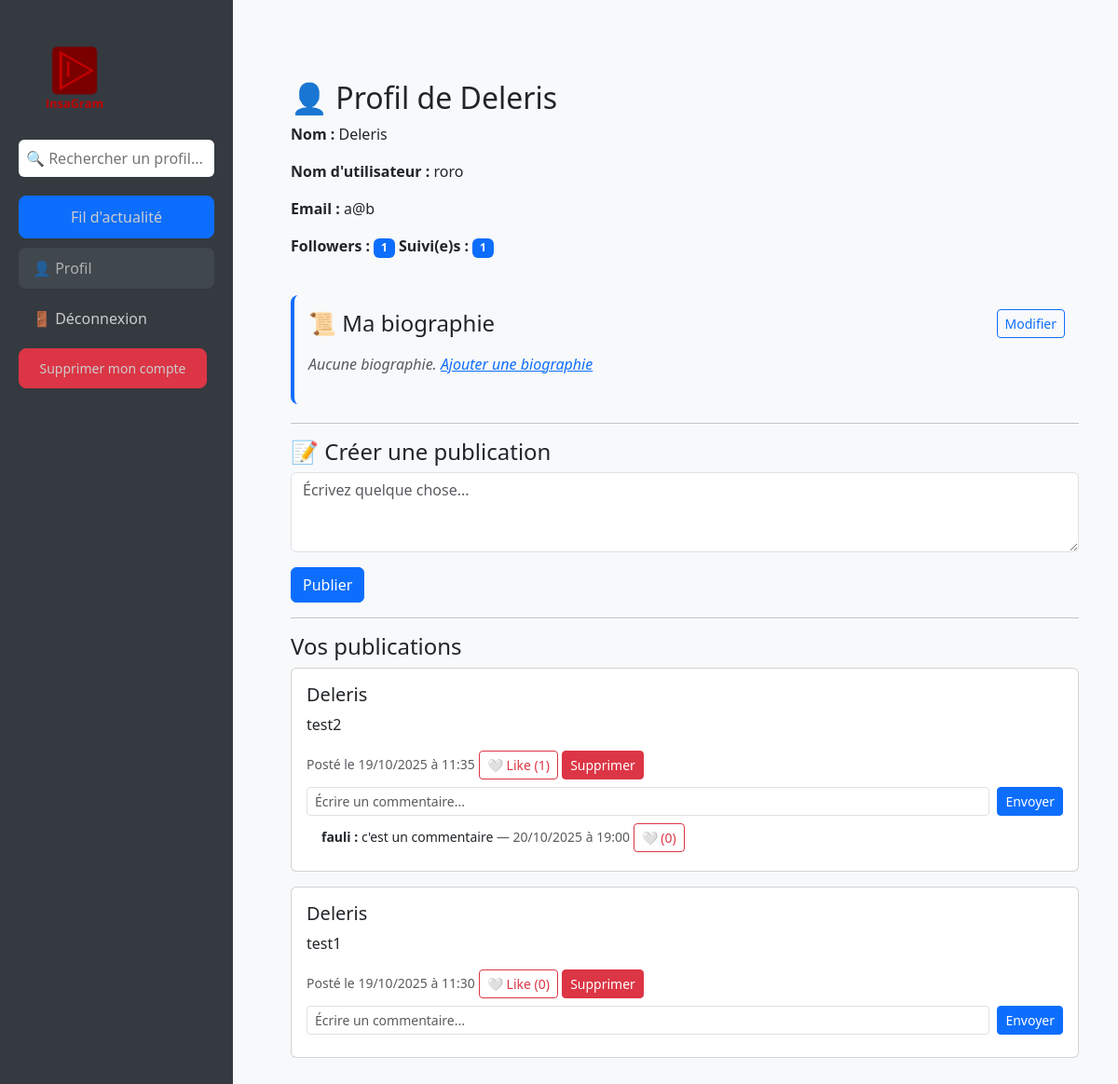
The app's page /profile (signed in) with its own data.
### app.py (models this page shows, shortened)
class User(db.Model):
    id = db.Column(db.Integer, primary_key=True)
    name = db.Column(db.String(80), unique=False, nullable=False)
    username = db.Column(db.String(80), unique=True, nullable=False)
    password = db.Column(db.String(80), nullable=False)
    email = db.Column(db.String(120), unique=True, nullable=False)
    biography = db.Column(db.Text, nullable=True)
    posts = db.relationship('Post', backref='author', lazy=True)
    followed = db.relationship(
        'User',
        secondary=followers,
        primaryjoin=(followers.c.follower_id == id),
        secondaryjoin=(followers.c.followed_id == id),
        backref=db.backref('followers', lazy='dynamic'),
        lazy='dynamic'
    )
    @property
    def followers_count(self):
        return self.followers.count()
    @property
    def following_count(self):
        return self.followed.count()

class Post(db.Model):
    id = db.Column(db.Integer, primary_key=True)
    user_id = db.Column(db.Integer, db.ForeignKey('user.id'), nullable=False)
    content = db.Column(db.String(255), nullable=False)
    date_posted = db.Column(db.DateTime, default=lambda: datetime.now(PARIS))
    likes = db.relationship('Like', backref='post', lazy=True)
    comments = db.relationship('Comment', backref='post', lazy=True)

class Comment(db.Model):
    id = db.Column(db.Integer, primary_key=True)
    post_id = db.Column(db.Integer, db.ForeignKey('post.id'), nullable=False)
    user_id = db.Column(db.Integer, db.ForeignKey('user.id'), nullable=False)
    content = db.Column(db.String(255), nullable=False)
    date_posted = db.Column(db.DateTime, default=lambda: datetime.now(PARIS))
    author = db.relationship('User', backref='comments', lazy=True)
    likes = db.relationship('CommentLike', backref='comment', lazy=True)

### app.py (the view)
@app.route('/profile')
def profile():
    if 'username' not in session:
        return redirect(url_for('login'))
    current_user = User.query.filter_by(username=session['username']).first()
    posts = Post.query.filter_by(user_id=current_user.id).order_by(Post.date_posted.desc()).all()
    liked_post_ids = [like.post_id for like in Like.query.filter_by(user_id=current_user.id).all()]
    liked_comment_ids = [like.comment_id for like in CommentLike.query.filter_by(user_id=current_user.id).all()]
    return render_template(
        'profile.html',
        user=current_user,
        posts=posts,
        current_user=current_user,
        liked_post_ids=liked_post_ids,
        liked_comment_ids=liked_comment_ids
    )

### templates/profile.html (shortened to what this page needs)
<!DOCTYPE html>
<html lang="fr">
<head>
    <link rel="stylesheet" href="https://cdn.jsdelivr.net/npm/bootstrap@5.3.0/dist/css/bootstrap.min.css">
</head>
<body>
    <div class="sidebar">
        <img src="{{ url_for('static', filename='images/LOGO_sidebar.png') }}" alt="Logo InsaGram" class="logo">
        <form class="search-box" method="GET" action="{{ url_for('search') }}">
            <input type="text" name="q" placeholder="🔍 Rechercher un profil..." aria-label="Rechercher">
        </form>
     <a href="{{ url_for('feed') }}" class="btn btn-primary">
    Fil d'actualité
    </a>
          <a href="{{ url_for('profile') }}"
        class="{% if request.endpoint == 'profile' %}active disabled{% endif %}"
        {% if request.endpoint == 'profile' %}tabindex="-1" aria-disabled="true"{% endif %}>
        👤 Profil
    </a>
         <a href="{{ url_for('logout') }}">🚪 Déconnexion</a>
         <a href="{{ url_for('delete_account') }}" class="btn btn-danger btn-sm me-2">
             Supprimer mon compte</a>
    </div>
    <div class="main-content bg-light">
<div class="container mt-5">
<div class="mb-4">
    <h2>👤 Profil de {{ user.name }}</h2>
    <div class="row mb-4">
        <div class="col-md-6">
            <p><b>Nom :</b> {{ user.name }}</p>
            <p><b>Nom d'utilisateur :</b> {{ user.username }}</p>
            <p><b>Email :</b> {{ user.email }}</p>
        <p>
            <b>Followers :</b> <span class="badge bg-primary">{{ user.followers_count }}</span>
            <b>Suivi(e)s :</b> <span class="badge bg-primary">{{ user.following_count }}</span>
        </p>
        </div>
    </div>
    <div class="biography-section">
        <div class="d-flex justify-content-between align-items-center mb-3">
            <h4 class="mb-0">📜 Ma biographie</h4>
            <a href="{{ url_for('edit_biography') }}" class="btn btn-sm btn-outline-primary">Modifier</a>
        </div>
        {% if user.biography %}
            <p class="biography-text">{{ user.biography }}</p>
        {% else %}
            <p class="biography-text text-muted">Aucune biographie. <a href="{{ url_for('edit_biography') }}">Ajouter une biographie</a></p>
        {% endif %}
    </div>
    <hr>
    <h4>📝 Créer une publication</h4>
    <form method="POST" action="{{ url_for('create_post') }}">
        <div class="mb-3">
            <textarea class="form-control" name="content" rows="3" placeholder="Écrivez quelque chose..."></textarea>
        </div>
        <button type="submit" class="btn btn-primary">Publier</button>
    </form>
    <hr>
    <h4>Vos publications</h4>
        {% for post in posts %}
        <div class="card mb-3">
            <div class="card-body">
                <h5 class="card-title mb-2">
                    <a href="{{ url_for('user_profile', username=post.author.username) }}" class="text-decoration-none text-dark">
                        {{ post.author.name }}
                    </a>
                </h5>
                <p class="card-text">{{ post.content }}</p>
                <small class="text-muted">Posté le {{ post.date_posted.strftime('%d/%m/%Y à %H:%M') }}</small>
                {% if current_user %}
                    {% set liked = post.id in liked_post_ids %}
                    <form action="{{ url_for('like_post', post_id=post.id) }}" method="POST" style="display:inline;">
                        <button type="submit" class="btn btn-sm {% if liked %}btn-danger{% else %}btn-outline-danger{% endif %}">
                            {% if liked %}❤️{% else %}🤍{% endif %} Like ({{ post.likes | length }})
                        </button>
                    </form>
                    <form action="{{ url_for('delete_post', post_id=post.id) }}" method="POST" style="display:inline;">
                        <button type="submit" class="btn btn-danger btn-sm">
                        Supprimer
                        </button>
                    </form>
                {% endif %}
                {% if current_user %}
                <form action="{{ url_for('create_comment', post_id=post.id) }}" method="POST" class="mb-2 mt-2 d-flex">
                    <input type="text" name="content" class="form-control form-control-sm me-2" placeholder="Écrire un commentaire...">
                    <button type="submit" class="btn btn-sm btn-primary">Envoyer</button>
                </form>
                {% endif %}
            {% for comment in post.comments %}
            <div class="ms-3 mb-1">
                <small>
                    <b>
                        <a href="{{ url_for('user_profile', username=comment.author.username) }}" class="text-decoration-none text-dark">
                            {{ comment.author.name }}
                        </a>:
                    </b>
                    {{ comment.content }}
                    <span class="text-muted">— {{ comment.date_posted.strftime('%d/%m/%Y à %H:%M') }}</span>
                </small>
                {% if current_user %}
                    {% set liked_comment = comment.id in liked_comment_ids %}
                    <form action="{{ url_for('like_comment', comment_id=comment.id) }}" method="POST" style="display:inline;">
                        <button type="submit" class="btn btn-sm {% if liked_comment %}btn-danger{% else %}btn-outline-danger{% endif %}">
                            {% if liked_comment %}❤️{% else %}🤍{% endif %} ({{ comment.likes | length }})
                        </button>
                    </form>
                {% endif %}
            </div>
            {% endfor %}
        </div>
    </div>
    {% endfor %}
</div>
</div>
</body>
</html>

### templates/profile.html (style rules this page uses)
body { display: flex; min-height: 100vh; background-color: #f8f9fa; }
.sidebar { width: 250px; background-color: #343a40; color: white; padding: 20px; position: fixed; height: 100%; top: 0; left: 0; }
.sidebar a { display: block; color: #ccc; text-decoration: none; padding: 10px 15px; border-radius: 8px; margin-bottom: 10px; }
.sidebar a:hover, .sidebar a.active { background-color: #495057; color: white; }
img.logo { width: 120px; margin-bottom: 10px; }
.search-box input { width: 100%; padding: 8px; border: none; border-radius: 6px; margin-bottom: 20px; }
.main-content { margin-left: 270px; padding: 30px; width: 100%; }
.sidebar a.disabled { pointer-events: none; opacity: 0.6; cursor: default; }
.biography-section { background-color: #f8f9fa; border-radius: 8px; padding: 15px; margin-bottom: 20px; border-left: 4px solid #0d6efd; }
.biography-text { white-space: pre-line; font-style: italic; color: #495057; }

### records on screen
User: name "Deleris", username "roro", email "a@b"
Post: author.name "Deleris", content "test2", date_posted "19/10/2025 à 11:35", likes|length "1"
Comment: author.name "fauli", content "c'est un commentaire", date_posted "20/10/2025 à 19:00", likes|length "0"
Post: author.name "Deleris", content "test1", date_posted "19/10/2025 à 11:30", likes|length "0"

### other values on screen
{{ user.followers_count }} "1"
{{ user.following_count }} "1"
